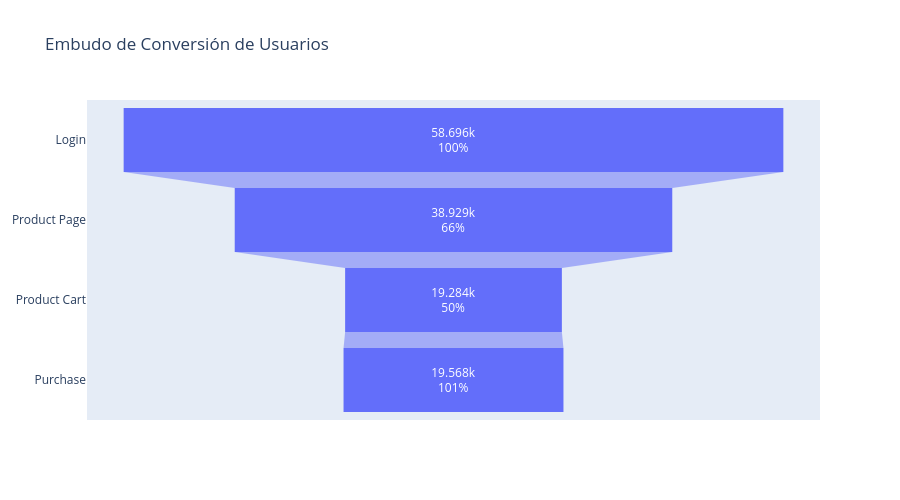

Notebook code cell kept with this figure:
### Code cell
import plotly.graph_objects as go

fig = go.Figure(go.Funnel(
    y=[
        'Login',
        'Product Page',
        'Product Cart',
        'Purchase'
    ],
    x=[
        58696,
        38929,
        19284,
        19568
    ],
    textinfo="value+percent previous"
))

fig.update_layout(
    title='Embudo de Conversión de Usuarios',
    width=900,
    height=500
)

fig.show()

### Figure 1 — Plotly figure (JSON) as saved in the notebook; plotly's stock layout.template omitted (floating-point values rounded to 4 significant figures)
{"data": [{"textinfo": "value+percent previous", "type": "funnel", "x": [58696, 38929, 19284, 19568], "y": ["Login", "Product Page", "Product Cart", "Purchase"]}], "layout": {"height": 500, "title": {"text": "Embudo de Conversión de Usuarios"}, "width": 900}}
